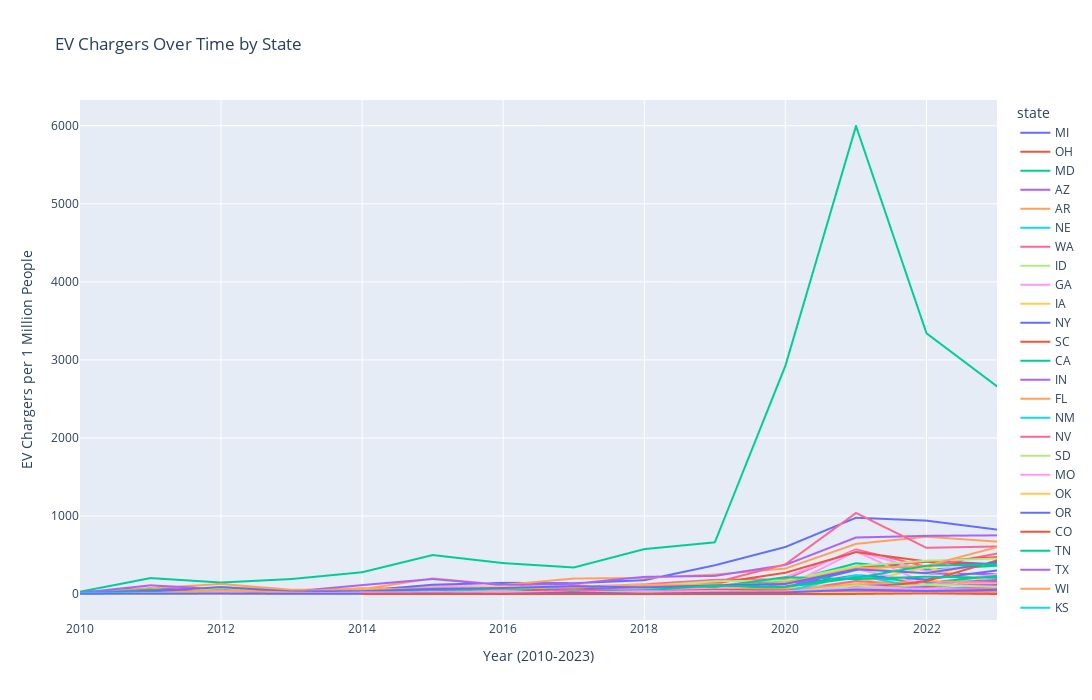

Notebook code for this chart:
### Code cell
# Show the trend in the number of new EV charger installations.
fig = px.line(
    ev_df_grouped,
    x = 'year',
    y = 'ev_chargers',
    color = 'state',
    title = 'EV Chargers Over Time by State',
    labels={'year': 'Year (2010-2023)', 'ev_chargers': 'EV Chargers per 1 Million People'}
)

fig.update_xaxes(range=['2010-01-01', '2023-01-01'])
fig.update_layout(width=1100, height=700)
fig.show()
